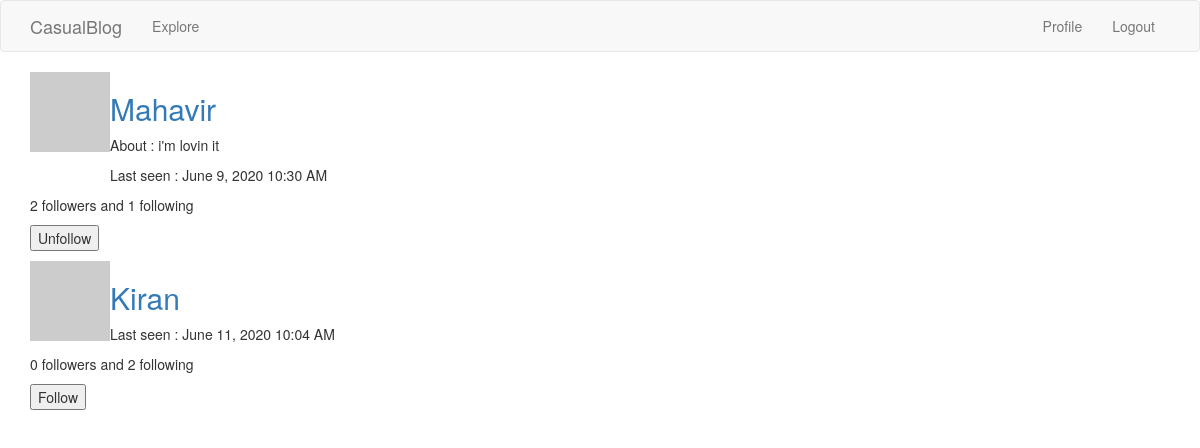
/index/explore (signed in), run on an earlier commit of the app's database.
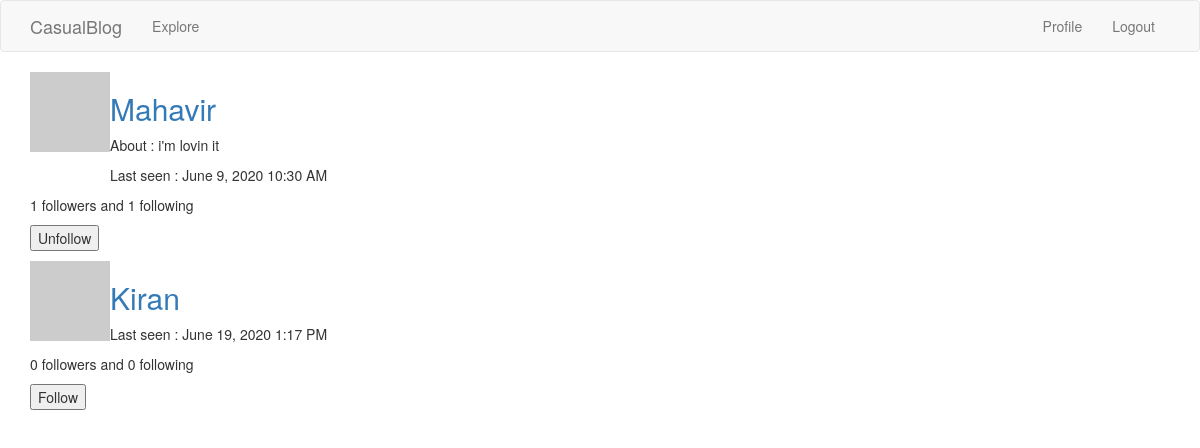
And on a later commit of the database.
### app/models.py (models this page shows, shortened)
class PaginatedAPIMixin(object):
	@staticmethod
	def to_collection_dict(query, page, per_page, endpoint, **kwargs):
		resources = query.paginate(page, per_page, False)
		data = {
			'items': [item.to_dict() for item in resources.items],
			'_meta': {
				'page': page,
				'per_page': per_page,
				'total_pages': resources.pages,
				'total_items': resources.total
				},
			'_links': {
				'self':url_for(endpoint, page=page, per_page=per_page, **kwargs),
				'next':url_for(endpoint, page=page+1, per_page=per_page,\
						**kwargs) if resources.has_next else None,
				'prev':url_for(endpoint, page=page-1, per_page=per_page,\
						**kwargs) if resources.has_next else None
				}
		}
		return data

class User(UserMixin, db.Model, PaginatedAPIMixin):
	id = db.Column(db.Integer, primary_key = True)
	username = db.Column(db.String(32), index = True, unique = True)
	email = db.Column(db.String(64), unique=True)
	password_hash = db.Column(db.String(128))
	about_me = db.Column(db.String(256))
	last_seen = db.Column(db.DateTime, default=datetime.utcnow)
	blogs = db.relationship('Blog', backref='author', lazy='dynamic')
	followed = db.relationship(
				'User', secondary=followers,
				 primaryjoin=(followers.c.follower_id == id),
				 secondaryjoin=(followers.c.followed_id == id),
				 backref=db.backref('followers', lazy='dynamic'),
				 lazy='dynamic')
	def avatar(self, size):
		digest = md5(self.email.lower().encode('utf-8')).hexdigest()
		return 'https://www.gravatar.com/avatar/{}?d=identicon&s={}'.format(digest, size)
	def is_following(self,user):
		return self.followed.filter(followers.c.followed_id == user.id).count()>0

### app/main/routes.py (the view)
@bp.route('/index/explore', methods=['GET','POST'])
@login_required
def explore():
	form = FollowForm()
	users = User.query.all()
	return render_template('explore.html', title='Explore Blogs',\
							users = users, form = form)

### app/main/forms.py
class FollowForm(FlaskForm):
	submit = SubmitField('Submit')

### app/main/routes.py (called while the page is built)
@bp.before_app_request
def before_request():
	if current_user.is_authenticated:
		current_user.last_seen = datetime.utcnow()
		db.session.commit()

### app/models.py (called while the page is built)
@login.user_loader
def load_user(id):
	return User.query.get(int(id))

### app/templates/explore.html (shortened to what this page needs)
{%extends "base.html"%}
{% import 'bootstrap/wtf.html' as wtf%}
{%block app_content%}
	{%for user in users%}
		{%if user != current_user%}
		<table>
		<tr valign='top'>
			<td><img src = {{ user.avatar(50) }}/></td>
			<td>
			<h2><a href="{{url_for('main.user', username=user.username)}}">{{user.username.title()}}</a></h2>
			{% if user.about_me %}
			<p>About : {{user.about_me}}</p>
			{% endif %}
			{% if user.last_seen %}
			<p>Last seen : {{moment(user.last_seen).format('LLL')}}</p>
			{% endif %}
			</td>
		</tr>
	</table>
	<p>{{user.followers.count()}} followers and {{user.followed.count()}} following </p>
	{%if not current_user.is_following(user)%}
	<p>
		<form action="{{url_for('main.follow', username=user.username)}}", method='post'>
			{{form.submit(value='Follow')}}
		</form>
	</p>
	{%else%}
	<p>
		<form action="{{url_for('main.unfollow', username=user.username)}}", method='post'>
			{{form.submit(value='Unfollow')}}
		</form>
	</p>
	{%endif%}
	{%endif%}
{%endfor%}
{%endblock%}

What changed in the data, as far as the page shows it:
computed for User "Mahavir": followers.count "2" → "1"
changed User "Kiran": last_seen "June 11, 2020 10:04 AM" → "June 19, 2020 1:17 PM"; followed.count "2" → "0"
